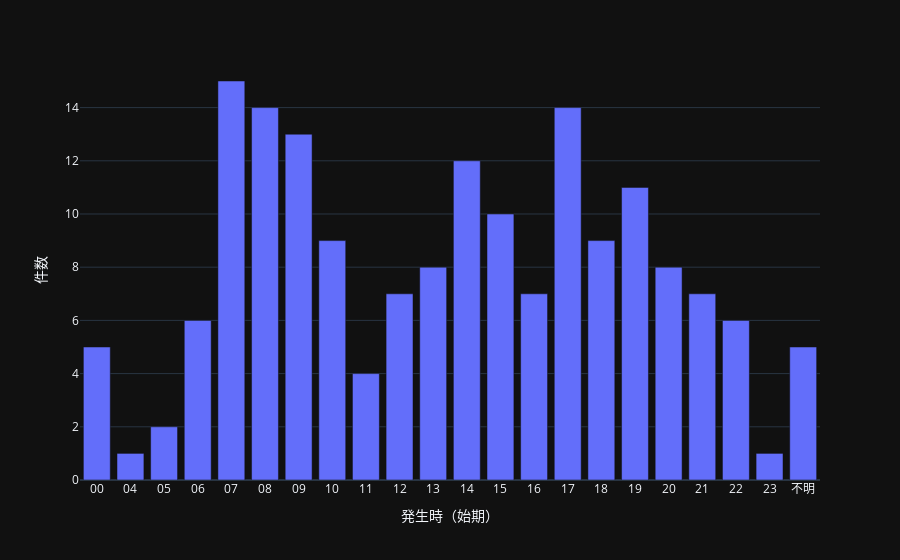

Source (notebook cell):
### Code cell
fig = px.bar(time,
            x='発生時（始期）',
            y='件数',
            template='plotly_dark' # change this to see other styles
            )
fig.update_xaxes(categoryorder='category ascending')
fig.show()

### Figure 1 — Plotly figure (JSON) as saved in the notebook; plotly's stock layout.template omitted (floating-point values rounded to 4 significant figures)
{"data": [{"alignmentgroup": "True", "hovertemplate": "発生時（始期）=%{x}<br>件数=%{y}<extra></extra>", "legendgroup": "", "marker": {"color": "#636efa", "pattern": {"shape": ""}}, "name": "", "offsetgroup": "", "orientation": "v", "showlegend": false, "textposition": "auto", "type": "bar", "x": ["07", "08", "17", "09", "14", "19", "15", "10", "18", "20", "13", "16", "12", "21", "22", "06", "00", "不明", "11", "05", "04", "23"], "xaxis": "x", "y": [15, 14, 14, 13, 12, 11, 10, 9, 9, 8, 8, 7, 7, 7, 6, 6, 5, 5, 4, 2, 1, 1], "yaxis": "y"}], "layout": {"barmode": "relative", "legend": {"tracegroupgap": 0}, "margin": {"t": 60}, "xaxis": {"anchor": "y", "categoryorder": "category ascending", "domain": [0, 1], "title": {"text": "発生時（始期）"}}, "yaxis": {"anchor": "x", "domain": [0, 1], "title": {"text": "件数"}}}}
